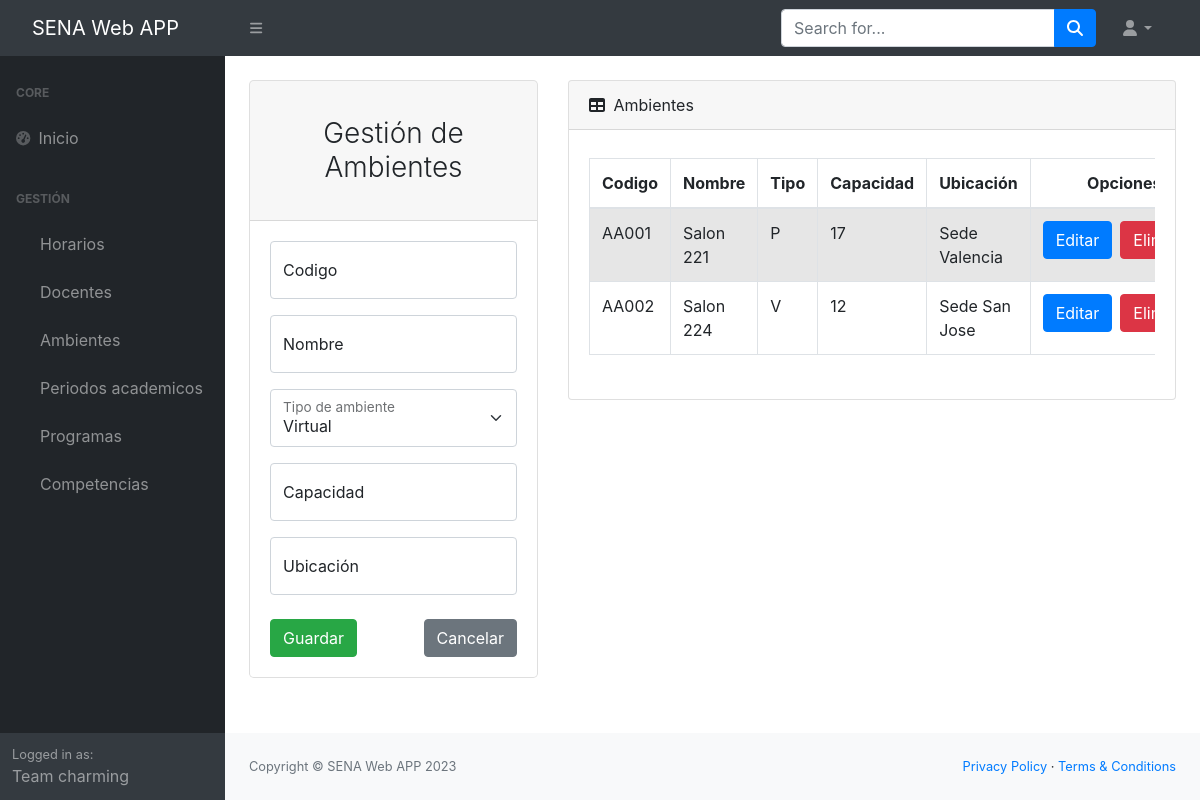
Screenshot of /gestionAmbientes/ with the database file from the repository.
### Aplicaciones/Academico/models.py (models this page shows, shortened)
class Ambiente(models.Model):
    codigo = models.CharField(primary_key=True, max_length=10)
    nombre = models.CharField(max_length=50)
    tipo_ambiente =  models.CharField(max_length=11, choices=tipoAmbiente, default='V')
    capacidad = models.PositiveIntegerField()
    ubicacion = models.CharField(max_length=50)
    class Meta:
        verbose_name = 'Ambiente'
        verbose_name_plural = 'Ambientes'
        db_table = 'ambiente'

### Aplicaciones/Academico/views.py (the view)
# urls.py: path('gestionAmbientes/', views.gestionAmbientes),
def gestionAmbientes(request):
    ambientesListados = Ambiente.objects.all()
    return render(request, "gestion-ambientes.html", {"ambientes": ambientesListados})

### Aplicaciones/Academico/templates/gestion-ambientes.html (shortened to what this page needs)
{% extends "./base.html" %}
{% block body %}
<div class="container-fluid px-4">
    <div class="row">
        <div class="col-sm-12 col-md-6 col-lg-4 col-xl-4 mt-4">
            <div class="card border-1 rounded-lg">
                <div class="card-header">
                    <h3 class="text-center font-weight-light my-4">Gestión de Ambientes</h3>
                </div>
                <div class="card-body">
                    <form action="/registrarAmbiente/" method="POST">{% csrf_token %}
                        <div class="form-floating mb-3">
                            <input class="form-control" id="txtCodigo" name="txtCodigo" type="text" placeholder="Codigo" minlength="5" maxlength="5" required/>
                            <label for="txtCodigo">Codigo</label>
                        </div>
                        <div class="form-floating mb-3">
                            <input class="form-control" id="txtNombre" name="txtNombre" type="text" placeholder="Nombre" maxlength="50" required/>
                            <label for="txtNombre">Nombre</label>
                        </div>
                        <div class="form-floating mb-3">
                            <select class="form-select" id="tipoAmbiente" name="tipoAmbiente" aria-label="Floating label select example">
                              <option value="V" selected>Virtual</option>
                            </select>
                            <label for="tipoAmbiente">Tipo de ambiente</label>
                        </div>
                        <div class="form-floating mb-3">
                            <input class="form-control" id="txtCapacidad" name="txtCapacidad" type="text" placeholder="Capacidad" minlength="1" maxlength="2" required/>
                            <label for="txtCapacidad">Capacidad</label>
                        </div>
                        <div class="form-floating mb-3">
                            <input class="form-control" id="txtUbicacion" name="txtUbicacion" type="text" placeholder="Ubicación" maxlength="50" required/>
                            <label for="txtUbicacion">Ubicación</label>
                        </div>
                        <div class="d-flex align-items-center justify-content-between mt-4 mb-0">
                            <button type="submit" class="btn btn-success text-white">Guardar</button>
                            <a class="btn btn-secondary" href="/gestionAmbientes/">Cancelar</a>
                        </div>
                    </form>
                </div>
            </div>
        </div>
        <div class="col-sm-12 col-md-6 col-lg-8 col-xl-8 mt-4">
            <div class="card mb-4">
                <div class="card-header">
                    <i class="fas fa-table me-1"></i>
                        Ambientes
                </div>
                <div class="card-body">
                    <div class="table-responsive py-2">
                        <table class="table table-striped table-hover table-bordered">
                            <thead class="">
                                <tr>
                                    <th class="text-left" scope="col">Codigo</th>
                                    <th class="text-left" scope="col">Nombre</th>
                                    <th class="text-left" scope="col">Tipo</th>
                                    <th class="text-left" scope="col">Capacidad</th>
                                    <th class="text-left" scope="col">Ubicación</th>
                                    <th colspan="2" class="text-center">Opciones</th>
                                </tr>
                            </thead>
                            <tbody>
                                {% for a in ambientes %}
                                <tr>
                                    <td class="text-left" scope="row">{{a.codigo}}</td>
                                    <td class="text-left">{{a.nombre}}</td>
                                    <td class="text-left">{{a.tipo_ambiente}}</td>
                                    <td class="text-left">{{a.capacidad}}</td>
                                    <td class="text-left">{{a.ubicacion}}</td>
                                    <td>
                                        <div class="d-flex gap-2 justify-content-center">
                                            <a href="/editarAmbiente/{{a.codigo}}" class="btn btn-primary">Editar</a>
                                            <a href="/eliminarAmbiente/{{a.codigo}}" class="btn btn-danger btnEliminar">Eliminar</a>
                                        </div>
                                    </td>
                                </tr>
                                {% endfor %}
                            </tbody>
                        </table>
                    </div>
                </div>
            </div>
        </div>
    </div>
</div>
{% endblock %}

### rows the page displays
Ambiente: codigo "AA001", nombre "Salon 221", tipo_ambiente "P", capacidad "17", ubicacion "Sede Valencia"
Ambiente: codigo "AA002", nombre "Salon 224", tipo_ambiente "V", capacidad "12", ubicacion "Sede San Jose"
